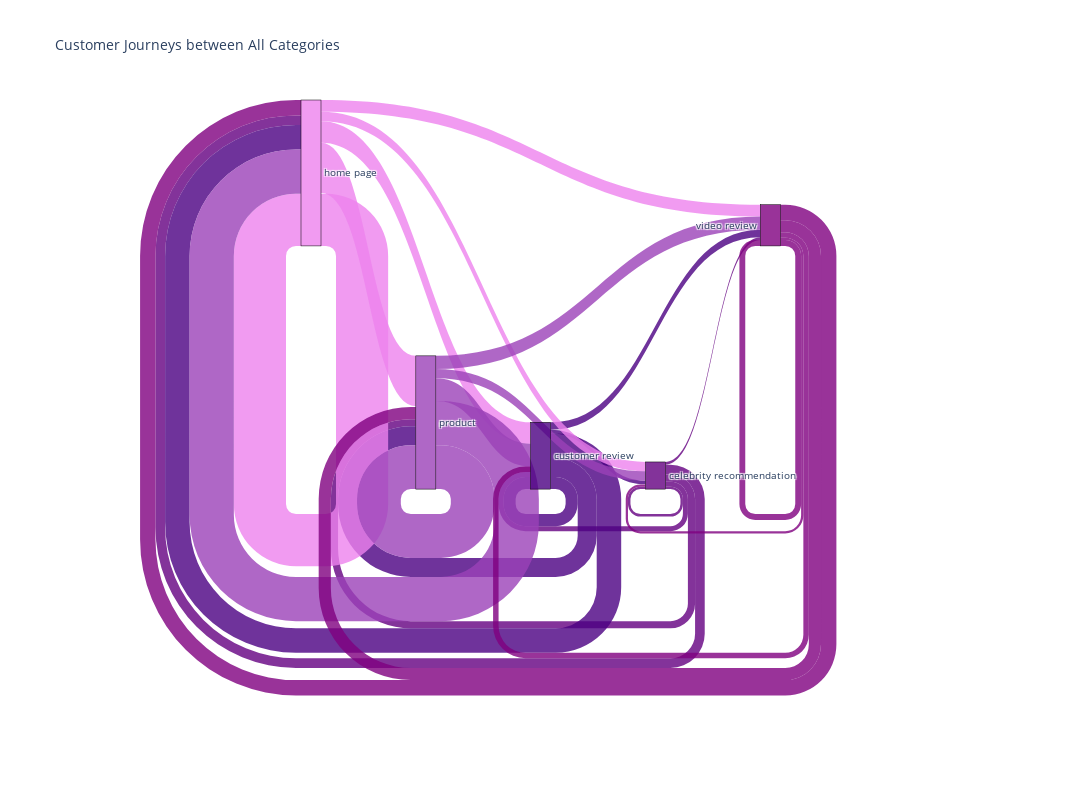

Write notebook code for a chart like this one.
### Markdown cell above
# Is there a simple way to capture and show the customer journeys between the various elements (reviews, products)? Demonstrate your method with examples

### Code cell
import pandas as pd
import plotly.graph_objects as go
from matplotlib.colors import LinearSegmentedColormap

# Load the dataset
file_path = 'final_df.csv'  # Update this path to where your CSV file is located
data = pd.read_csv(file_path)

# Ensure the timestamp is in datetime format
data['timestamp'] = pd.to_datetime(data['timestamp'])

# Identify all unique categories
all_categories = data['category'].unique().tolist()

# Sort data by session and timestamp
data_sorted = data.sort_values(by=['user_session_id', 'timestamp'])

# Extract sequences of visits for each session
data_sorted['next_category'] = data_sorted.groupby('user_session_id')['category'].shift(-1)
data_sorted = data_sorted.dropna(subset=['next_category'])

# Count the transitions
transitions = data_sorted.groupby(['category', 'next_category']).size().reset_index(name='count')

# Define the labels for the nodes
labels = all_categories

# Create a mapping from category names to indices
label_indices = {label: i for i, label in enumerate(labels)}

# Create the source and target lists for the Sankey diagram
source = [label_indices[category] for category in transitions['category']]
target = [label_indices[next_category] for next_category in transitions['next_category']]
value = transitions['count']

# Create a custom colormap with shades of purple
cmap = LinearSegmentedColormap.from_list('custom_purple', ['violet', 'indigo', 'purple'], N=len(labels))
colors = [cmap(i / len(labels)) for i in range(len(labels))]

# Convert the colors to hex format
colors_hex = [f'rgba({int(c[0]*255)}, {int(c[1]*255)}, {int(c[2]*255)}, 0.8)' for c in colors]

## Create the Sankey diagram
fig = go.Figure(go.Sankey(
    node=dict(
        pad=15,
        thickness=20,
        line=dict(color="black", width=0.5),
        label=labels,
        color=colors_hex
    ),
    link=dict(
        source=source,
        target=target,
        value=value,
        color=[colors_hex[s] for s in source]
    )
))

# Update layout
fig.update_layout(
    title_text="Customer Journeys between All Categories", 
    font_size=10, 
    autosize=False,
    width=1200,  # Adjust as needed
    height=800   # Adjust as needed
)

fig.show()

# # Save the transitions data for review
# transitions.to_csv('transitions.csv', index=False)

### Figure 1 — Plotly figure (JSON) as saved in the notebook; plotly's stock layout.template omitted (floating-point values rounded to 4 significant figures)
{"data": [{"link": {"color": ["rgba(101, 0, 129, 0.8)", "rgba(101, 0, 129, 0.8)", "rgba(101, 0, 129, 0.8)", "rgba(101, 0, 129, 0.8)", "rgba(101, 0, 129, 0.8)", "rgba(75, 0, 130, 0.8)", "rgba(75, 0, 130, 0.8)", "rgba(75, 0, 130, 0.8)", "rgba(75, 0, 130, 0.8)", "rgba(75, 0, 130, 0.8)", "rgba(238, 130, 238, 0.8)", "rgba(238, 130, 238, 0.8)", "rgba(238, 130, 238, 0.8)", "rgba(238, 130, 238, 0.8)", "rgba(238, 130, 238, 0.8)", "rgba(156, 65, 184, 0.8)", "rgba(156, 65, 184, 0.8)", "rgba(156, 65, 184, 0.8)", "rgba(156, 65, 184, 0.8)", "rgba(156, 65, 184, 0.8)", "rgba(128, 0, 128, 0.8)", "rgba(128, 0, 128, 0.8)", "rgba(128, 0, 128, 0.8)", "rgba(128, 0, 128, 0.8)", "rgba(128, 0, 128, 0.8)"], "source": [3, 3, 3, 3, 3, 2, 2, 2, 2, 2, 0, 0, 0, 0, 0, 1, 1, 1, 1, 1, 4, 4, 4, 4, 4], "target": [3, 2, 0, 1, 4, 3, 2, 0, 1, 4, 3, 2, 0, 1, 4, 3, 2, 0, 1, 4, 3, 2, 0, 1, 4], "value": [2412, 4890, 9447, 7031, 2818, 3604, 11825, 23986, 18615, 7381, 9171, 21043, 51087, 49409, 11589, 9176, 22317, 43344, 42885, 12822, 2199, 5361, 15070, 11928, 5733]}, "node": {"color": ["rgba(238, 130, 238, 0.8)", "rgba(156, 65, 184, 0.8)", "rgba(75, 0, 130, 0.8)", "rgba(101, 0, 129, 0.8)", "rgba(128, 0, 128, 0.8)"], "label": ["home page", "product", "customer review", "celebrity recommendation", "video review"], "line": {"color": "black", "width": 0.5}, "pad": 15, "thickness": 20}, "type": "sankey"}], "layout": {"autosize": false, "font": {"size": 10}, "height": 800, "title": {"text": "Customer Journeys between All Categories"}, "width": 1200}}
